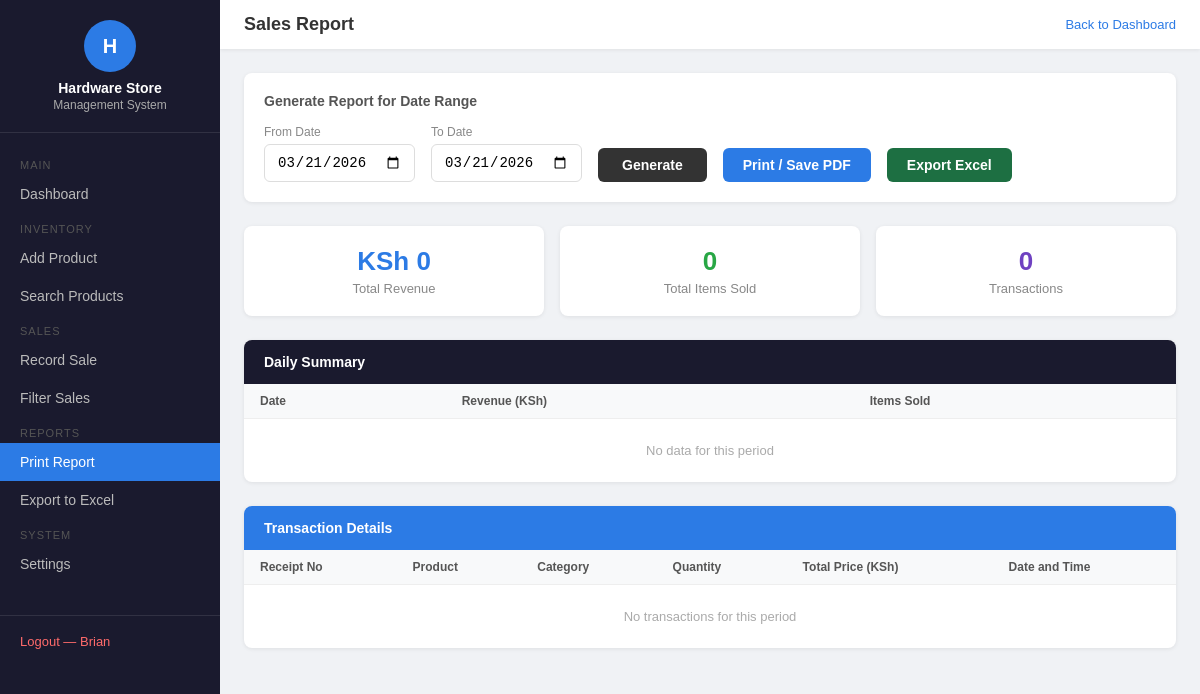
/report/print/ (signed in), run on an earlier commit of the app's database.
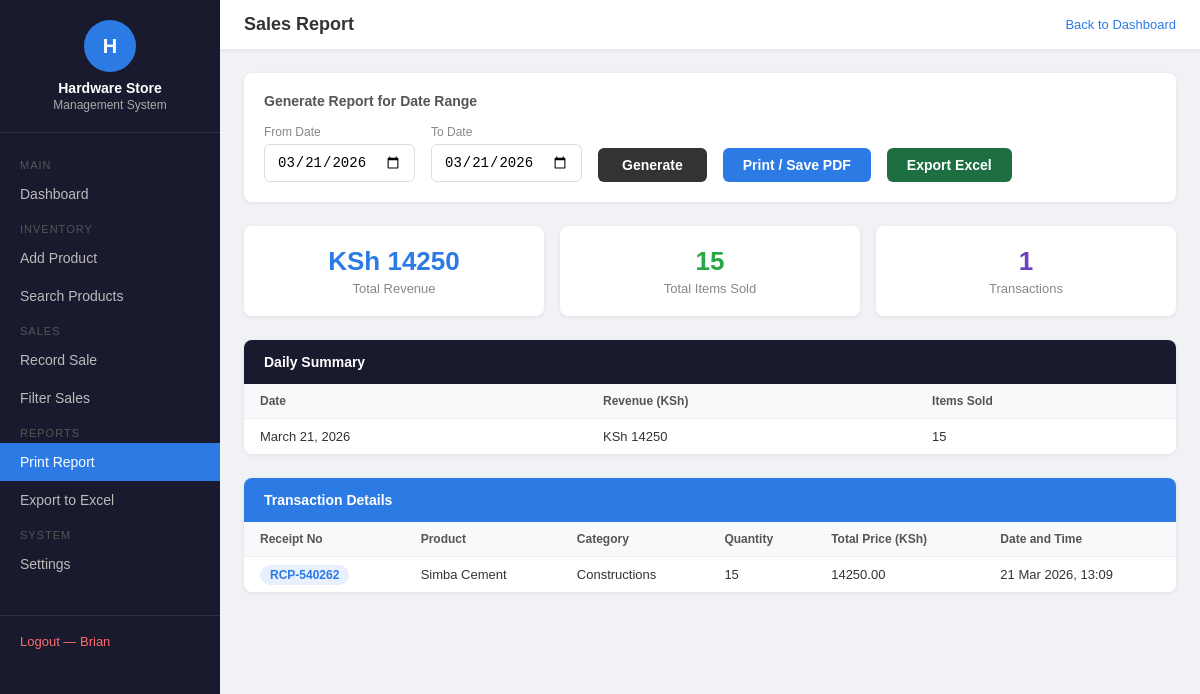
And on a later commit of the database.
### sales/models.py (models this page shows, shortened)
class Sale(models.Model):
    receipt = models.ForeignKey(Receipt, on_delete=models.CASCADE, null=True, blank=True, related_name='items')
    receipt_number = models.CharField(max_length=20, blank=True)
    product = models.ForeignKey(Product, on_delete=models.CASCADE)
    quantity_sold = models.IntegerField()
    date = models.DateTimeField(auto_now_add=True)
    total_price = models.DecimalField(max_digits=10, decimal_places=2, blank=True, null=True)

### inventory/models.py (models this page shows, shortened)
class Product(models.Model):
    name = models.CharField(max_length=200)
    category = models.ForeignKey(Category, on_delete=models.SET_NULL, null=True)
    supplier = models.ForeignKey(Supplier, on_delete=models.SET_NULL, null=True)
    price = models.DecimalField(max_digits=10, decimal_places=2)
    stock_quantity = models.IntegerField()
    reorder_level = models.IntegerField(default=5)

class Category(models.Model):
    name = models.CharField(max_length=100)
    def __str__(self):
        return self.name

### reports/views.py (the view)
# urls.py: path('report/print/', views.print_report, name='print_report'),
@login_required
def print_report(request):
    today = date.today()
    date_from = request.GET.get('date_from', str(today))
    date_to = request.GET.get('date_to', str(today))
    if '-' not in date_from:
        date_from = str(today)
    if '-' not in date_to:
        date_to = str(today)
    sales = Sale.objects.filter(
        date__date__gte=date_from,
        date__date__lte=date_to
    ).order_by('date')
    total_revenue = sales.aggregate(total=Sum('total_price'))['total'] or 0
    total_items = sales.aggregate(total=Sum('quantity_sold'))['total'] or 0
    daily = (
        sales.annotate(day=TruncDate('date'))
        .values('day')
        .annotate(revenue=Sum('total_price'), items=Sum('quantity_sold'))
        .order_by('day')
    )
    return render(request, 'reports/print_report.html', {
        'sales': sales,
        'total_revenue': total_revenue,
        'total_items': total_items,
        'daily': daily,
        'date_from': date_from,
        'date_to': date_to,
    })

### reports/templates/reports/print_report.html (shortened to what the changed rows need)
<!DOCTYPE html>
<html>
<head>
</head>
<body>
<div class="sidebar">
    <div class="sidebar-logo">
        <h2>Hardware Store</h2>
    </div>
</div>
<div class="main">
    <div class="content">
        <div class="summary">
            <div class="summary-card blue">
                <h2>KSh {{ total_revenue }}</h2>
                <p>Total Revenue</p>
            </div>
            <div class="summary-card green">
                <h2>{{ total_items }}</h2>
                <p>Total Items Sold</p>
            </div>
            <div class="summary-card purple">
                <h2>{{ sales.count }}</h2>
                <p>Transactions</p>
            </div>
        </div>
        <div class="panel">
            <table>
                <tr>
                    <th>Date</th>
                    <th>Revenue (KSh)</th>
                    <th>Items Sold</th>
                </tr>
                {% for day in daily %}
                <tr>
                    <td>{{ day.day }}</td>
                    <td>KSh {{ day.revenue }}</td>
                    <td>{{ day.items }}</td>
                </tr>
                {% empty %}
                <tr><td colspan="3" class="empty">No data for this period</td></tr>
                {% endfor %}
            </table>
        </div>
        <div class="panel">
            <table>
                <tr>
                    <th>Receipt No</th>
                    <th>Product</th>
                    <th>Category</th>
                    <th>Quantity</th>
                    <th>Total Price (KSh)</th>
                    <th>Date and Time</th>
                </tr>
                {% for sale in sales %}
                <tr>
                    <td><span class="badge badge-blue">{{ sale.receipt_number }}</span></td>
                    <td>{{ sale.product.name }}</td>
                    <td>{{ sale.product.category }}</td>
                    <td>{{ sale.quantity_sold }}</td>
                    <td>{{ sale.total_price }}</td>
                    <td>{{ sale.date|date:"d M Y, H:i" }}</td>
                </tr>
                {% empty %}
                <tr><td colspan="6" class="empty">No transactions for this period</td></tr>
                {% endfor %}
            </table>
        </div>
    </div>
</div>
</body>
</html>

What changed in the data, as far as the page shows it:
added Sale: day "March 21, 2026", revenue "14250", items "15", receipt_number "RCP-540262", product.name "Simba Cement", product.category "Constructions", quantity_sold "15", total_price "14250.00", date "21 Mar 2026, 13:09"
Also different on the page:
{{ total_revenue }}: "0" → "14250"
{{ total_items }}: "0" → "15"
{{ sales.count }}: "0" → "1"
text no longer shown: "No data for this period No transactions for this period"
